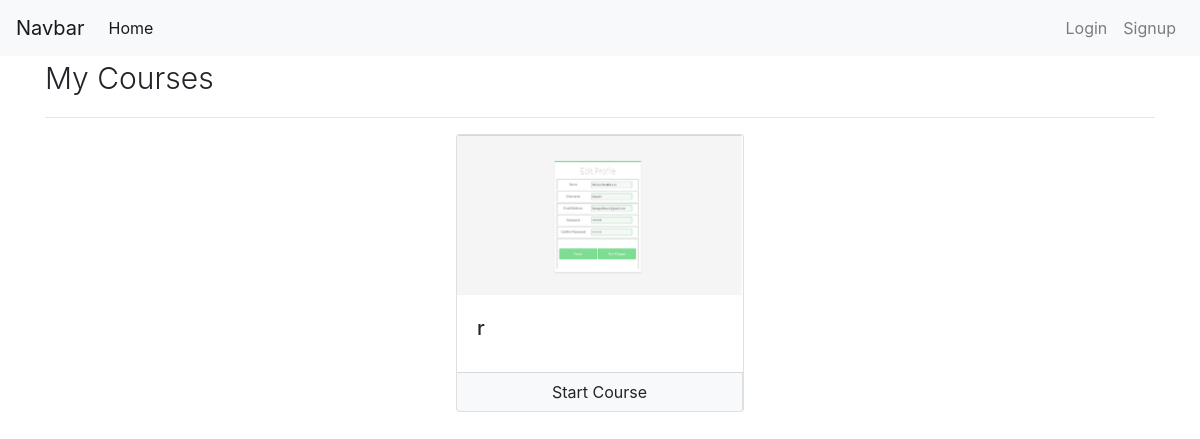
The page /my-courses (signed in) on the database as committed earlier.
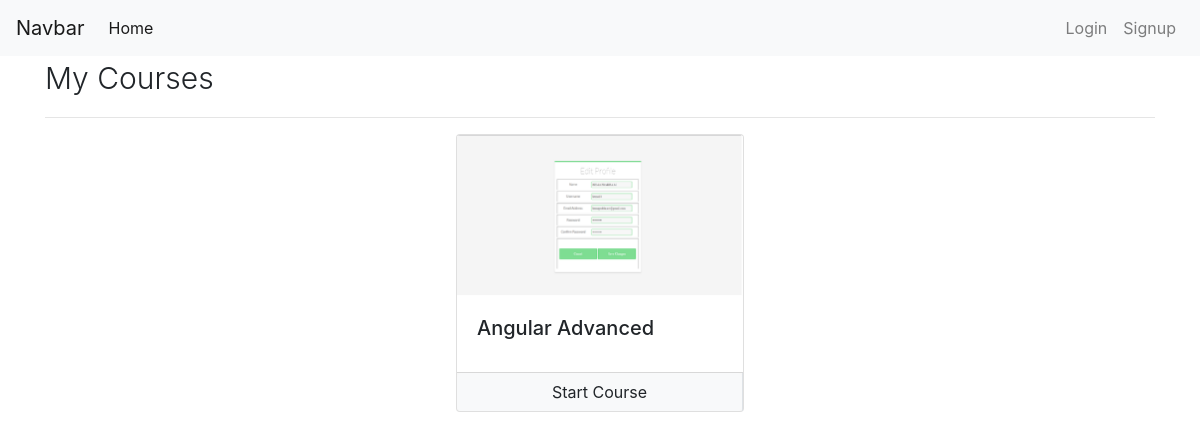
The same page on the database as committed later.
### notes/models.py (models this page shows, shortened)
class UserCourse(models.Model):
    user = models.ForeignKey(Customer , null = False , on_delete=models.CASCADE)
    course = models.ForeignKey(Course , null = False , on_delete=models.CASCADE)
    date = models.DateTimeField(auto_now_add=True)

class Course(models.Model):
    name = models.CharField(max_length = 50 , null = False)
    slug = models.CharField(max_length = 50 , null = False , unique = True)
    description = models.CharField(max_length = 200 , null = True)
    price = models.IntegerField(null=False)
    discount = models.IntegerField(null=False , default = 0)
    active = models.BooleanField(default = False)
    thumbnail = models.ImageField(upload_to = 'uploads/')
    date = models.DateTimeField(auto_now_add= True)
    resource = models.FileField(upload_to = "resource/")
    length = models.IntegerField(null=False)

### notes/views.py (the view)
# urls.py: path('my-courses', MyCoursesList.as_view() , name = 'my-courses'),
class MyCoursesList(ListView):
    template_name = 'user/my_courses.html'
    context_object_name = 'user_courses'
    def get_queryset(self):
        c = self.request.session.get("username")
        cus=Customer.objects.get(username=c)
        user = cus
        return UserCourse.objects.filter(user = cus)

### notes/templates/user/my_courses.html (shortened to what this page needs)
{% extends 'user/base.html' %}
{% load course_custom_tags %}
{%block content%}
<div class="container">
   <p class="display-6">My Courses </p>
   <hr>
   <div class="row">
      {% for uc in user_courses %}
      <div class="col mx-auto">
          <div class="card mx-auto" style="width: 18rem;">
              <img class="card-img-top" src="{{uc.course.thumbnail.url}}" alt="Card image cap">
              <div class="card-body">
                  <h5 class="card-title">{{uc.course.name}}</h5>
              </div>
              <div class="card-footer p-0">
                  <div class="row no-gutters">
                      <div class="col border-right">
                          <a href="/course/{{uc.course.slug}}" class="btn btn-light btn-block">Start Course</a>
                      </div>
                  </div>
              </div>
          </div>
      </div>
      {% endfor %}
  </div>
</div>
{%endblock%}

Rows that differ between the two databases and show on the page:
changed through a linked row, UserCourse: course.name "r" → "Angular Advanced"
